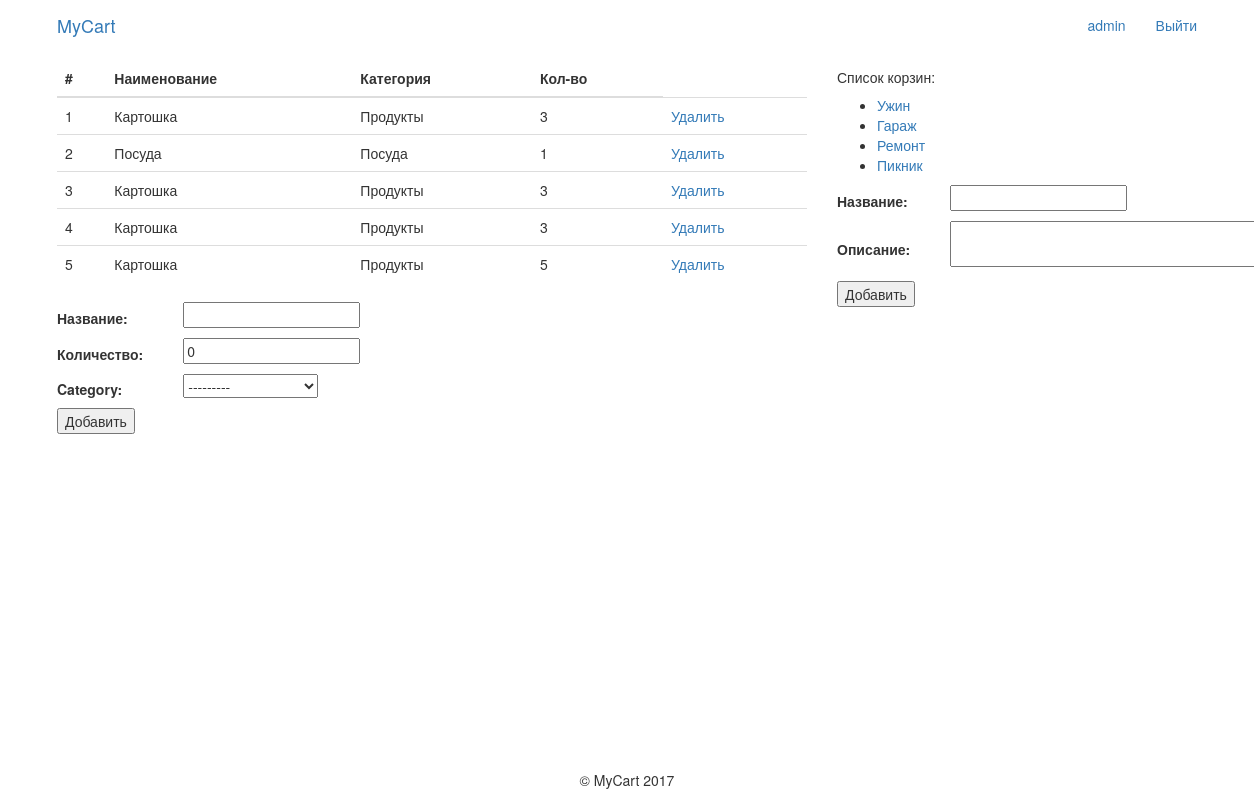
Screenshot of /cart/3 (signed in) with the database file from the repository.
### cartApp/models.py (models this page shows, shortened)
class Product(models.Model):
    name = models.CharField(verbose_name=u'название', max_length=32)
    count = models.PositiveIntegerField(verbose_name=u'количество', default=0)
    category = models.ForeignKey(Category, blank=True, null=True, on_delete=models.SET_NULL)
    cart = models.ForeignKey(Cart, blank=True, null=True, on_delete=models.SET_NULL)

class Category(models.Model):
    name = models.CharField(verbose_name=u'название', max_length=32, unique=True)
    def __str__(self):
        return self.name

class Cart(models.Model):
    name = models.CharField(verbose_name=u'название', max_length=32)
    description = models.TextField(verbose_name=u'описание', blank=True)
    user = models.ForeignKey(User, blank=True, null=True, on_delete=models.SET_NULL)

### cartApp/views.py (the view, shortened to what this page needs)
# urls.py: url(r'^cart/(?P<cart_id>\d+)$', main),
def main(request, cart_id=0):
    if request.user.is_authenticated:
        carts = Cart.objects.filter(user=request.user.id)
        product_form = UserProductForm()
        cart_form = UserCartForm()
        if cart_id:
            products = list(Product.objects.filter(cart=cart_id).values())
            for i in range(0, len(products)):
                products[i]['n'] = i + 1
                products[i]['category'] = Category.objects.get(id=products[i]['category_id']).name
            return render(request, 'index_test.html', {'carts': carts, 'products': products,
                                                       'product_form': product_form, 'cart_form': cart_form,
                                                       "cart_id": cart_id})
    else:
        return render(request, 'index.html')

### cartApp/forms.py
class UserProductForm(forms.ModelForm):
    class Meta:
        model = Product
        exclude = ['cart']

class UserCartForm(forms.ModelForm):
    class Meta:
        model = Cart
        fields = ('name', 'description')
        widgets = {
            'description': forms.Textarea(attrs={'rows': 2})
        }

### templates/index_test.html (shortened to what this page needs)
{% extends "base.html" %}
{% block content %}
<div class="container">
    <div class="row">
        <div class="col-md-8">
            <div class="table-responsive">
                {% if error %}
                <h2> {{ error }}</h2>
                {% else %}
                <table class="table">
                    <thead>
                    <tr>
                        <th>#</th>
                        <th>Наименование</th>
                        <th>Категория</th>
                        <th>Кол-во</th>
                    </tr>
                    </thead>
                    <tbody>
                    {% for product in products %}
                    <tr>
                        <td>{{ product.n }}</td>
                        <td>{{ product.name }}</td>
                        <td>{{ product.category }}</td>
                        <td>{{ product.count }}</td>
                        <td><a href="/product/delete/{{ product.id }}">Удалить</a></td>
                    </tr>
                    {% endfor %}
                    </tbody>
                </table>
                {% endif %}
            </div>
            <form action="/product/create/{{ cart_id }}" role="form" method="post" class="add-to-cart form-inline">
                <table>
                    {% for field in product_form %}
                    <tr>
                        <td>
                            {{ field.label_tag }}
                        </td>
                        <td>
                            <div>
                                <ul>
                                    {{ field }}
                                </ul>
                            </div>
                        </td>
                    </tr>
                    {% endfor %}
                </table>
                <input type="submit" value="Добавить">
            </form>
        </div>
        <div class="cart_list col-md-4">
            <h5>Список корзин:</h5>
            <ul>
                {% for cart in carts %}
                <li><a href="/cart/{{ cart.id }}">{{ cart.name }}</a></li>
                {% endfor %}
            </ul>
            <form action="/cart/create/" role="form" method="post" class="form-inline">
                <table>
                    {% for field in cart_form %}
                    <tr>
                        <td>
                            {{ field.label_tag }}
                        </td>
                        <td>
                            <div>
                                <ul>
                                    {{ field }}
                                </ul>
                            </div>
                        </td>
                    </tr>
                    {% endfor %}
                </table>
                <input type="submit" value="Добавить">
            </form>
        </div>
    </div>
</div>
{% endblock %}

### templates/base.html (shortened to what this page needs)
<!doctype html>
<html lang="ru">
<head>
    <link rel="stylesheet" href="/static/css/theme.css">
    <link href="/static/css/bootstrap.min.css" rel="stylesheet">
</head>
<body>
<nav class="navbar navbar-fixed-top" role="navigation">
    <div class="container">
        <div class="navbar-header">
            <a class="navbar-brand" href="/">MyCart</a>
        </div>
        <div class="collapse navbar-collapse" id="menu" style="background: white">
            <ul class="nav navbar-nav navbar-right">
                {% if not user.is_authenticated %}
                <li>
                    <form method="post" action="/user/login/" class="navbar-form navbar-right" role="form">
                        {% csrf_token %}
                        <div class="form-group">
                            <input type="text" name="login" value='{{ username }}' class="form-control"
                                   placeholder="Логин">
                            <input type="password" name="password" class="form-control" placeholder="Пароль">
                        </div>
                        <button type="submit" class="btn btn-default">Войти</button>
                    </form>
                </li>
                <li>
                    <a href="/user/registration/">Регистрация</a>
                </li>
                {% else %}
                <li style="text-align: right;"><a href="#">{{ user.username }}</a></li>
                <li style="text-align: right;"><a href="/user/logout/">Выйти</a></li>
                {% endif %}
            </ul>
        </div>
    </div>
</nav>
{% block content %}
{% endblock %}
<div class="footer">
    <p>&copy MyCart 2017</p>
</div>
</body>
</html>

### static/css/theme.css (style rules this page uses)
html { position: relative; min-height: 100%; }
body { margin-bottom: 60px; padding-top: 60px; }
.footer { text-align: center; position: absolute; bottom: 0; width: 100%; }

### rows the page displays
Product: n "1", name "Картошка", category "Продукты", count "3"
Product: n "2", name "Посуда", category "Посуда", count "1"
Product: n "3", name "Картошка", category "Продукты", count "3"
Product: n "4", name "Картошка", category "Продукты", count "3"
Product: n "5", name "Картошка", category "Продукты", count "5"
Cart: name "Ужин"
Cart: name "Гараж"
Cart: name "Ремонт"
Cart: name "Пикник"

### other values shown
{{ user.username }} "admin"
{{ field.label_tag }} "Название:" "Количество:" "Category:"
{{ field.label_tag }} "Название:" "Описание:"
